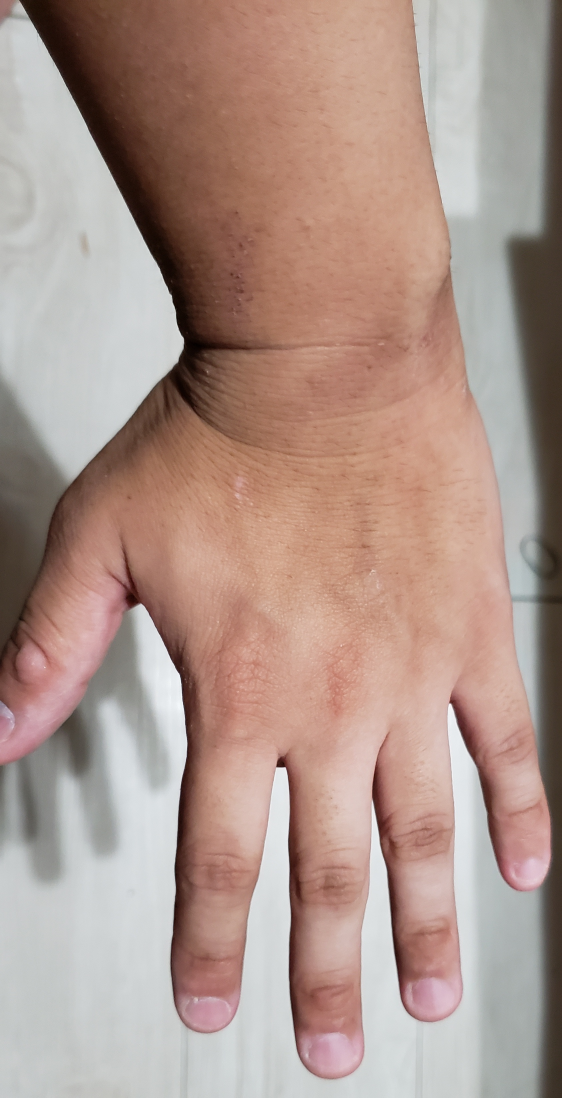
#> input picture images/20220919_233455.jpg, 1686 x 3292 px (shown at 1/3 size); its folder holds only this picture in this run
$ python pr.py
#> lines starting #> are read from the running program, lines starting #| are printed output that depends on the picture
import glob
import os
import cv2
import numpy as np
from PIL import Image
import os

imagePath="./images/*"
"""
#日本語のファイルを開くための処理
for before in befores:
    pil_img=Image.open(before) #Pillowで画像ファイルを開く
    img=np.array(pil_img)#Pillowからnumpyへ変換
    if img.ndim==3:
        img=cv2.cvtColor(img,cv2.COLOR_RGB2BGR)
    cv2.imshow("Image",img)
    cv2.waitKey(0)
    cv2.destroyAllWindows()
"""

files=[os.path.basename(f) for f in glob.glob(imagePath,recursive=True)
if os.path.isfile(f)]#imagesフォルダのファイルを取り出す

#imageフォルダ内の写真を全て15°傾ける処理
for number,file in enumerate(files):
    img=cv2.imread("./images/{}".format(file))#絶対パスのみ
#> img is the input picture: shape (3292, 1686, 3); mean B, G, R 140, 149.7, 174
    (h,w)=img.shape[:2]
#> h = 3292; w = 1686
    center=(w/2,h/2)
#> center = (843, 1646)
    angle=-15
    scale=1
    M=cv2.getRotationMatrix2D(center,angle,scale)
    img_rotate=cv2.warpAffine(img,M,(w,h))
    cv2.imwrite("./edited/rotated_15_image/15-{}-{}".format(number,file),img_rotate)#15°に変えた画像をrotated_15_imagesに保存
    cv2.imwrite("./all_edited_file/r15-{}-{}".format(number,file),img_rotate)
#imageフォルダ内の写真を全て30°傾ける処理
for number,file in enumerate(files):
    img=cv2.imread("./images/{}".format(file))#絶対パスのみ
    (h,w)=img.shape[:2]
    center=(w/2,h/2)
    angle=-30
    scale=1
    M=cv2.getRotationMatrix2D(center,angle,scale)
    img_rotate=cv2.warpAffine(img,M,(w,h))
    cv2.imwrite("./edited/rotated_30_image/30-{}-{}".format(number,file),img_rotate)#30°に変えた画像をrotated_30_imagesに保存
    cv2.imwrite("./all_edited_file/r30-{}-{}".format(number,file),img_rotate)

#imageフォルダ内の写真を全て45°傾ける処理
for number,file in enumerate(files):
    img=cv2.imread("./images/{}".format(file))#絶対パスのみ
    (h,w)=img.shape[:2]
    center=(w/2,h/2)
    angle=-45
    scale=1
    M=cv2.getRotationMatrix2D(center,angle,scale)
    img_rotate=cv2.warpAffine(img,M,(w,h))
    cv2.imwrite("./edited/rotated_45_image/45-{}-{}".format(number,file),img_rotate)#45°に変えた画像をrotated_45_imagesに保存
    cv2.imwrite("./all_edited_file/r45-{}-{}".format(number,file),img_rotate)

#imageフォルダ内の写真を全て60°傾ける処理
for number,file in enumerate(files):
    img=cv2.imread("./images/{}".format(file))#絶対パスのみ
    (h,w)=img.shape[:2]
    center=(w/2,h/2)
    angle=-60
    scale=1
    M=cv2.getRotationMatrix2D(center,angle,scale)
    img_rotate=cv2.warpAffine(img,M,(w,h))
    cv2.imwrite("./edited/rotated_60_image/60-{}-{}".format(number,file),img_rotate)#60°に変えた画像をrotated_60_imagesに保
    cv2.imwrite("./all_edited_file/r60-{}-{}".format(number,file),img_rotate)

#imageフォルダ内の写真を全て75°傾ける処理
for number,file in enumerate(files):
    img=cv2.imread("./images/{}".format(file))#絶対パスのみ
    (h,w)=img.shape[:2]
    center=(w/2,h/2)
    angle=-75
    scale=1
    M=cv2.getRotationMatrix2D(center,angle,scale)
    img_rotate=cv2.warpAffine(img,M,(w,h))
    cv2.imwrite("./edited/rotated_75_image/75-{}-{}".format(number,file),img_rotate)#75°に変えた画像をrotated_75_imagesに保存
    cv2.imwrite("./all_edited_file/r75-{}-{}".format(number,file),img_rotate)


#imageフォルダ内の写真を全て90°傾ける処理
for number,file in enumerate(files):
    img=cv2.imread("./images/{}".format(file))#絶対パスのみ
    img_rotate=cv2.rotate(img,cv2.ROTATE_90_CLOCKWISE)
#> img_rotate: shape (1686, 3292, 3)
    cv2.imwrite("./edited/rotated_90_image/90-{}-{}".format(number,file),img_rotate)#90°に変えた画像をrotated_90_imagesに保存
    cv2.imwrite("./all_edited_file/r90-{}-{}".format(number,file),img_rotate)

#imageフォルダ内の写真を全て105°傾ける処理
for number,file in enumerate(files):
    img=cv2.imread("./images/{}".format(file))#絶対パスのみ
    (h,w)=img.shape[:2]
    center=(w/2,h/2)
    angle=-105
    scale=1
    M=cv2.getRotationMatrix2D(center,angle,scale)
    img_rotate=cv2.warpAffine(img,M,(w,h))
#> img_rotate: shape (3292, 1686, 3)
    cv2.imwrite("./edited/rotated_105_image/105-{}-{}".format(number,file),img_rotate)#105°に変えた画像をrotated_105_imagesに保存
    cv2.imwrite("./all_edited_file/r105-{}-{}".format(number,file),img_rotate)

#imageフォルダ内の写真を全て120°傾ける処理
for number,file in enumerate(files):
    img=cv2.imread("./images/{}".format(file))#絶対パスのみ
    (h,w)=img.shape[:2]
    center=(w/2,h/2)
    angle=-120
    scale=1
    M=cv2.getRotationMatrix2D(center,angle,scale)
    img_rotate=cv2.warpAffine(img,M,(w,h))
    cv2.imwrite("./edited/rotated_120_image/120-{}-{}".format(number,file),img_rotate)#120°に変えた画像をrotated_120_imagesに保存
    cv2.imwrite("./all_edited_file/r120-{}-{}".format(number,file),img_rotate)

#imageフォルダ内の写真を全て135°傾ける処理
for number,file in enumerate(files):
    img=cv2.imread("./images/{}".format(file))#絶対パスのみ
    (h,w)=img.shape[:2]
    center=(w/2,h/2)
    angle=-135
    scale=1
    M=cv2.getRotationMatrix2D(center,angle,scale)
    img_rotate=cv2.warpAffine(img,M,(w,h))
    cv2.imwrite("./edited/rotated_135_image/135-{}-{}".format(number,file),img_rotate)#135°に変えた画像をrotated_135_imagesに保存
    cv2.imwrite("./all_edited_file/r135-{}-{}".format(number,file),img_rotate)

#imageフォルダ内の写真を全て150°傾ける処理
for number,file in enumerate(files):
    img=cv2.imread("./images/{}".format(file))#絶対パスのみ
    (h,w)=img.shape[:2]
    center=(w/2,h/2)
    angle=-150
    scale=1
    M=cv2.getRotationMatrix2D(center,angle,scale)
    img_rotate=cv2.warpAffine(img,M,(w,h))
    cv2.imwrite("./edited/rotated_150_image/150-{}-{}".format(number,file),img_rotate)#150°に変えた画像をrotated_150_imagesに保存
    cv2.imwrite("./all_edited_file/r150-{}-{}".format(number,file),img_rotate)

#imageフォルダ内の写真を全て165°傾ける処理
for number,file in enumerate(files):
    img=cv2.imread("./images/{}".format(file))#絶対パスのみ
    (h,w)=img.shape[:2]
    center=(w/2,h/2)
    angle=-165
    scale=1
    M=cv2.getRotationMatrix2D(center,angle,scale)
    img_rotate=cv2.warpAffine(img,M,(w,h))
    cv2.imwrite("./edited/rotated_165_image/165-{}-{}".format(number,file),img_rotate)#165°に変えた画像をrotated_165_imagesに保存
    cv2.imwrite("./all_edited_file/r165-{}-{}".format(number,file),img_rotate)


#imageフォルダ内の写真を全て180°傾ける処理
for number,file in enumerate(files):
    img=cv2.imread("./images/{}".format(file))
    img_rotate=cv2.rotate(img,cv2.ROTATE_180)
    cv2.imwrite("./edited/rotated_180_image/180-{}-{}".format(number,file),img_rotate)#180°に変えた画像をrotated_180_imagesに保存
    cv2.imwrite("./all_edited_file/r180-{}-{}".format(number,file),img_rotate)

#imageフォルダ内の写真を全て195°傾ける処理
for number,file in enumerate(files):
    img=cv2.imread("./images/{}".format(file))#絶対パスのみ
    (h,w)=img.shape[:2]
    center=(w/2,h/2)
    angle=-195
    scale=1
    M=cv2.getRotationMatrix2D(center,angle,scale)
    img_rotate=cv2.warpAffine(img,M,(w,h))
    cv2.imwrite("./edited/rotated_195_image/195-{}-{}".format(number,file),img_rotate)#195°に変えた画像をrotated_195_imagesに保存
    cv2.imwrite("./all_edited_file/r195-{}-{}".format(number,file),img_rotate)

#imageフォルダ内の写真を全て210°傾ける処理
for number,file in enumerate(files):
    img=cv2.imread("./images/{}".format(file))#絶対パスのみ
    (h,w)=img.shape[:2]
    center=(w/2,h/2)
    angle=-210
    scale=1
    M=cv2.getRotationMatrix2D(center,angle,scale)
    img_rotate=cv2.warpAffine(img,M,(w,h))
    cv2.imwrite("./edited/rotated_210_image/210-{}-{}".format(number,file),img_rotate)#210°に変えた画像をrotated_210_imagesに保存
    cv2.imwrite("./all_edited_file/r210-{}-{}".format(number,file),img_rotate)

#imageフォルダ内の写真を全て225°傾ける処理
for number,file in enumerate(files):
    img=cv2.imread("./images/{}".format(file))#絶対パスのみ
    (h,w)=img.shape[:2]
    center=(w/2,h/2)
    angle=-225
    scale=1
    M=cv2.getRotationMatrix2D(center,angle,scale)
    img_rotate=cv2.warpAffine(img,M,(w,h))
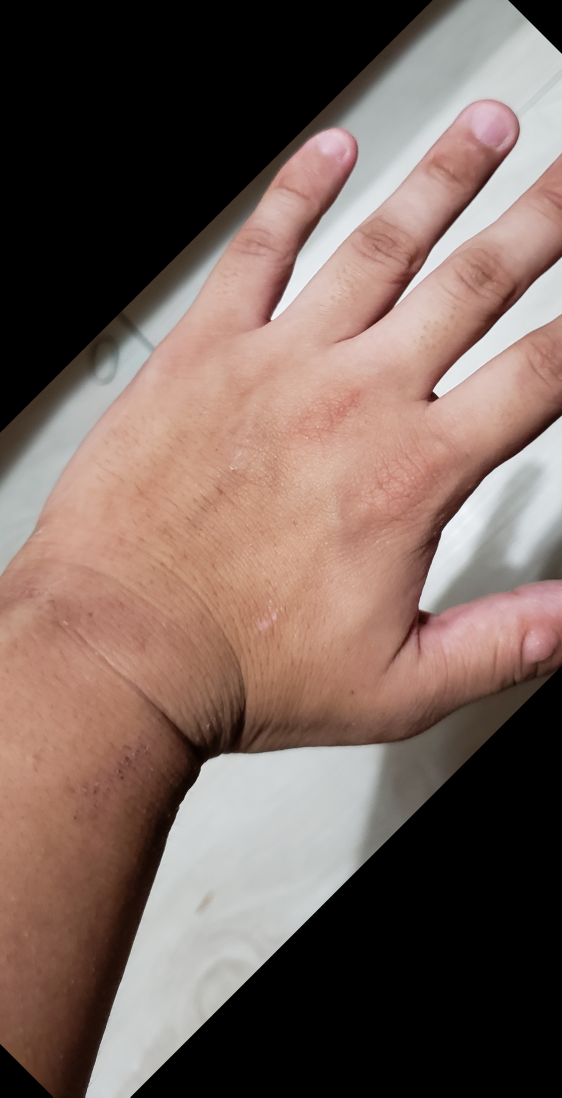
#> img_rotate: shape (3292, 1686, 3) (shown at 1/3 size); mean B, G, R 91.6, 99.3, 119.2
    cv2.imwrite("./edited/rotated_225_image/225-{}-{}".format(number,file),img_rotate)#225°に変えた画像をrotated_225_imagesに保存
    cv2.imwrite("./all_edited_file/r255-{}-{}".format(number,file),img_rotate)

#imageフォルダ内の写真を全240°傾ける処理
for number,file in enumerate(files):
    img=cv2.imread("./images/{}".format(file))#絶対パスのみ
    (h,w)=img.shape[:2]
    center=(w/2,h/2)
    angle=-240
    scale=1
    M=cv2.getRotationMatrix2D(center,angle,scale)
    img_rotate=cv2.warpAffine(img,M,(w,h))
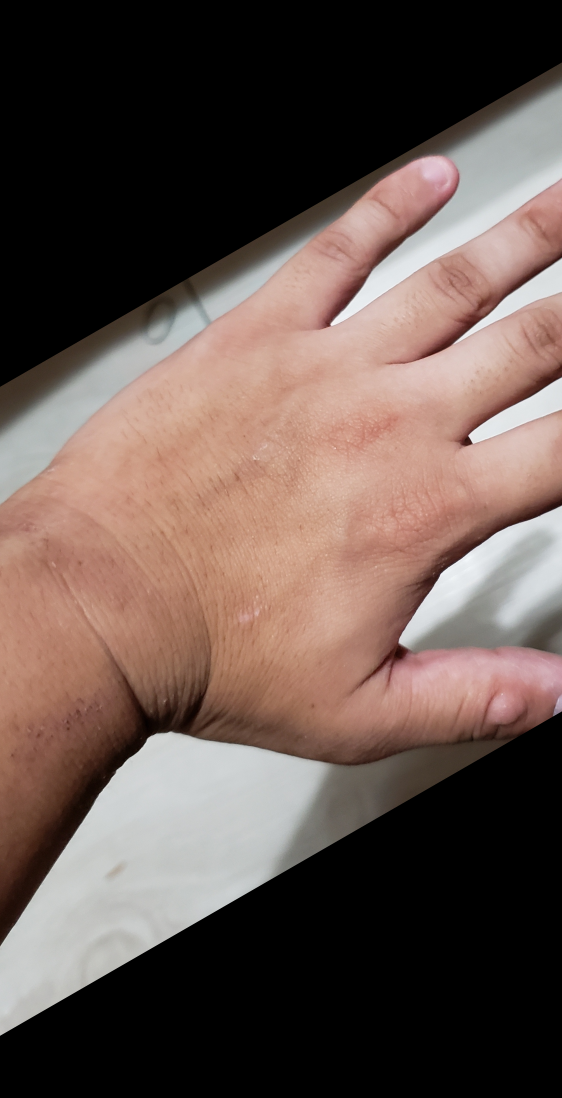
#> img_rotate: shape (3292, 1686, 3) (shown at 1/3 size); mean B, G, R 78.9, 85.6, 102.8
    cv2.imwrite("./edited/rotated_240_image/240-{}-{}".format(number,file),img_rotate)#240°に変えた画像をrotated_240_imagesに保存
    cv2.imwrite("./all_edited_file/r240-{}-{}".format(number,file),img_rotate)

#imageフォルダ内の写真を全て255°傾ける処理
for number,file in enumerate(files):
    img=cv2.imread("./images/{}".format(file))#絶対パスのみ
    (h,w)=img.shape[:2]
    center=(w/2,h/2)
    angle=-255
    scale=1
    M=cv2.getRotationMatrix2D(center,angle,scale)
    img_rotate=cv2.warpAffine(img,M,(w,h))
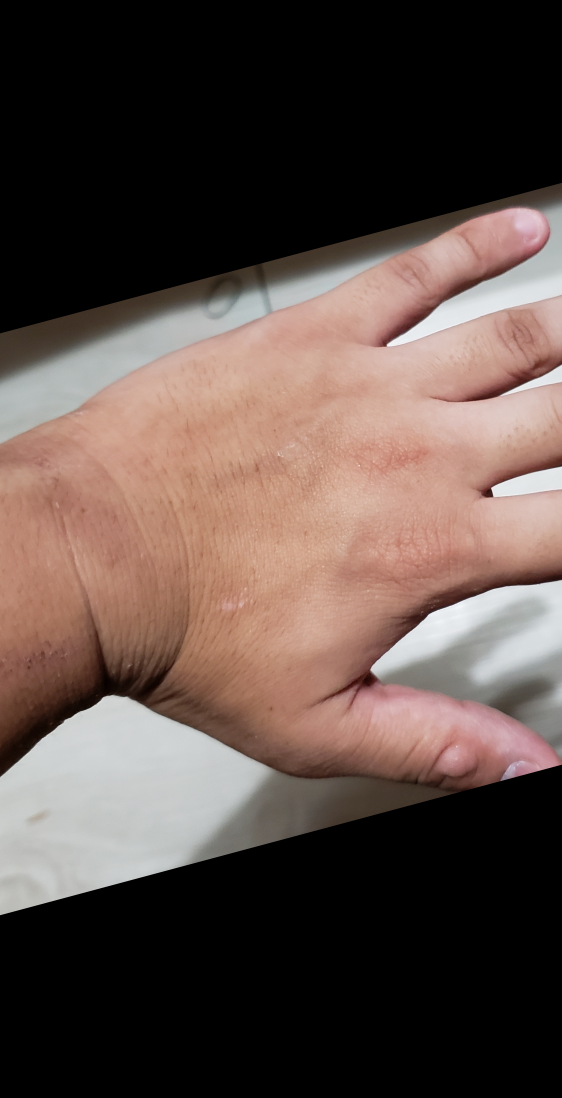
#> img_rotate: shape (3292, 1686, 3) (shown at 1/3 size); mean B, G, R 70.4, 76.6, 92.6
    cv2.imwrite("./edited/rotated_255_image/255-{}-{}".format(number,file),img_rotate)#255°に変えた画像をrotated_255_imagesに保存
    cv2.imwrite("./all_edited_file/r255-{}-{}".format(number,file),img_rotate)


#imageフォルダ内の写真を全て270°傾ける処理
for number,file in enumerate(files):
    img=cv2.imread("./images/{}".format(file))
    img_rotate=cv2.rotate(img,cv2.ROTATE_90_COUNTERCLOCKWISE)
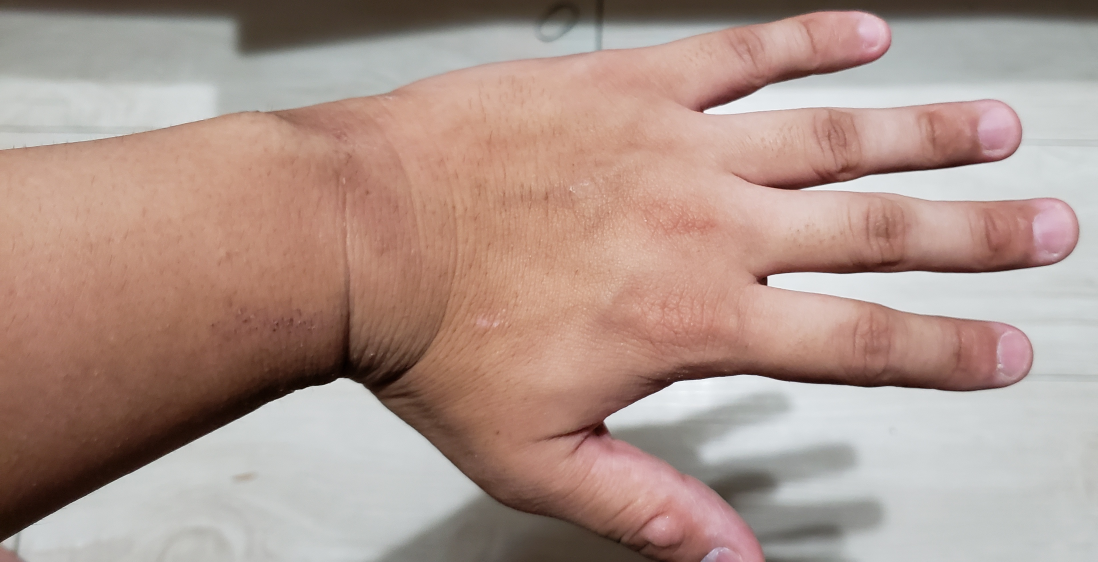
#> img_rotate: shape (1686, 3292, 3) (shown at 1/3 size); mean B, G, R 140, 149.7, 174
    cv2.imwrite("./edited/rotated_270_image/270-{}-{}".format(number,file),img_rotate)#270°に変えた画像をrotated_270_imagesに保存
    cv2.imwrite("./all_edited_file/r270-{}-{}".format(number,file),img_rotate)

    #imageフォルダ内の写真を全て285°傾ける処理
for number,file in enumerate(files):
    img=cv2.imread("./images/{}".format(file))#絶対パスのみ
    (h,w)=img.shape[:2]
    center=(w/2,h/2)
    angle=-285
    scale=1
    M=cv2.getRotationMatrix2D(center,angle,scale)
    img_rotate=cv2.warpAffine(img,M,(w,h))
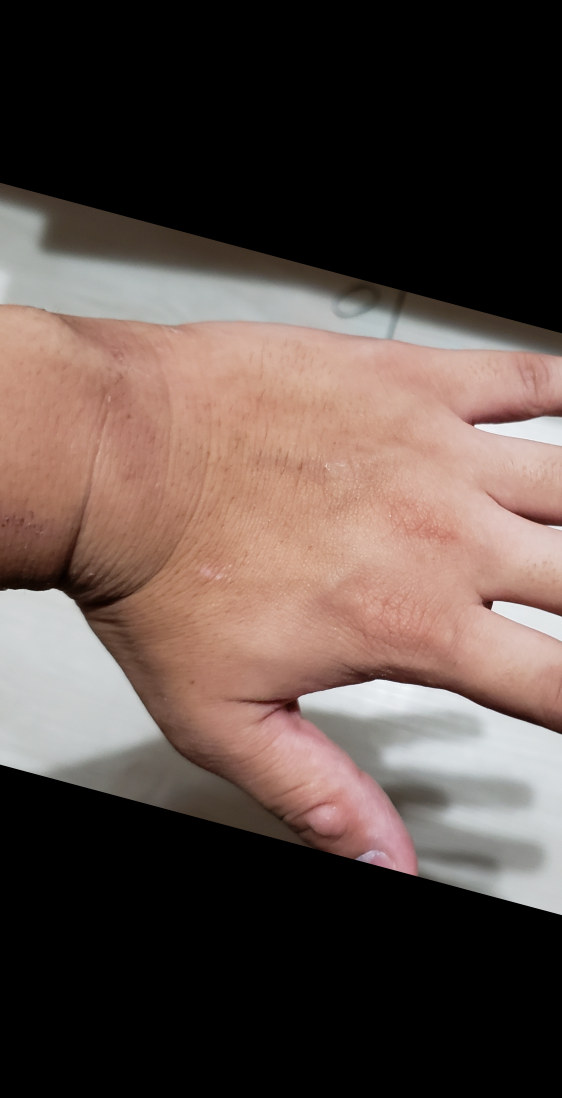
#> img_rotate: shape (3292, 1686, 3) (shown at 1/3 size); mean B, G, R 70, 76.3, 91.9
    cv2.imwrite("./edited/rotated_285_image/285-{}-{}".format(number,file),img_rotate)#285°に変えた画像をrotated_285_imagesに保存
    cv2.imwrite("./all_edited_file/r285-{}-{}".format(number,file),img_rotate)

#imageフォルダ内の写真を全て300°傾ける処理
for number,file in enumerate(files):
    img=cv2.imread("./images/{}".format(file))#絶対パスのみ
    (h,w)=img.shape[:2]
    center=(w/2,h/2)
    angle=-300
    scale=1
    M=cv2.getRotationMatrix2D(center,angle,scale)
    img_rotate=cv2.warpAffine(img,M,(w,h))
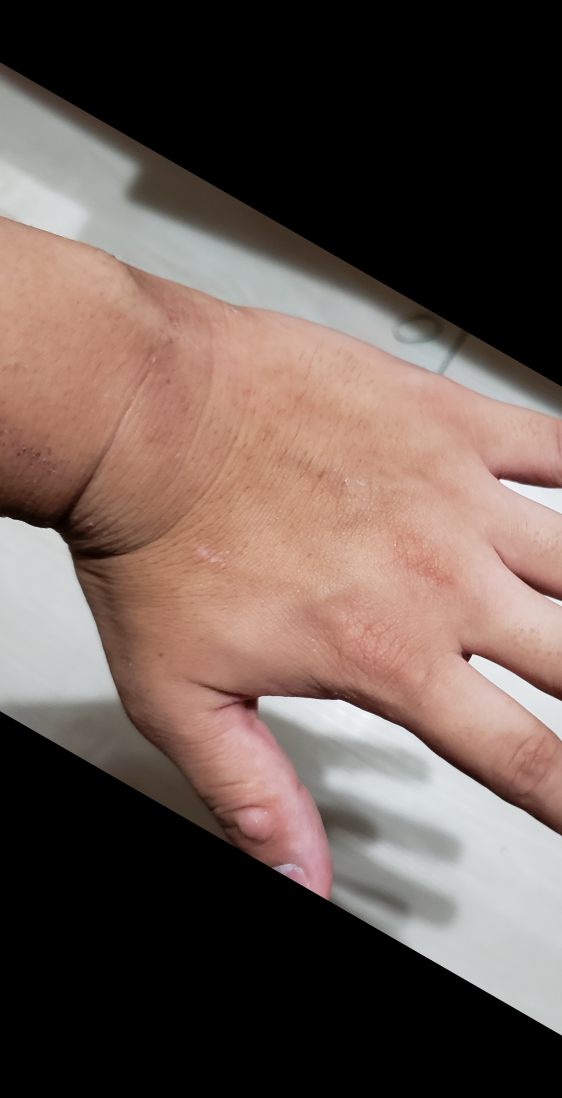
#> img_rotate: shape (3292, 1686, 3) (shown at 1/3 size); mean B, G, R 79.9, 86.6, 103.1
    cv2.imwrite("./edited/rotated_300_image/300-{}-{}".format(number,file),img_rotate)#300°に変えた画像をrotated_300_imagesに保存
    cv2.imwrite("./all_edited_file/r300-{}-{}".format(number,file),img_rotate)

#imageフォルダ内の写真を全て315°傾ける処理
for number,file in enumerate(files):
    img=cv2.imread("./images/{}".format(file))#絶対パスのみ
    (h,w)=img.shape[:2]
    center=(w/2,h/2)
    angle=-315
    scale=1
    M=cv2.getRotationMatrix2D(center,angle,scale)
    img_rotate=cv2.warpAffine(img,M,(w,h))
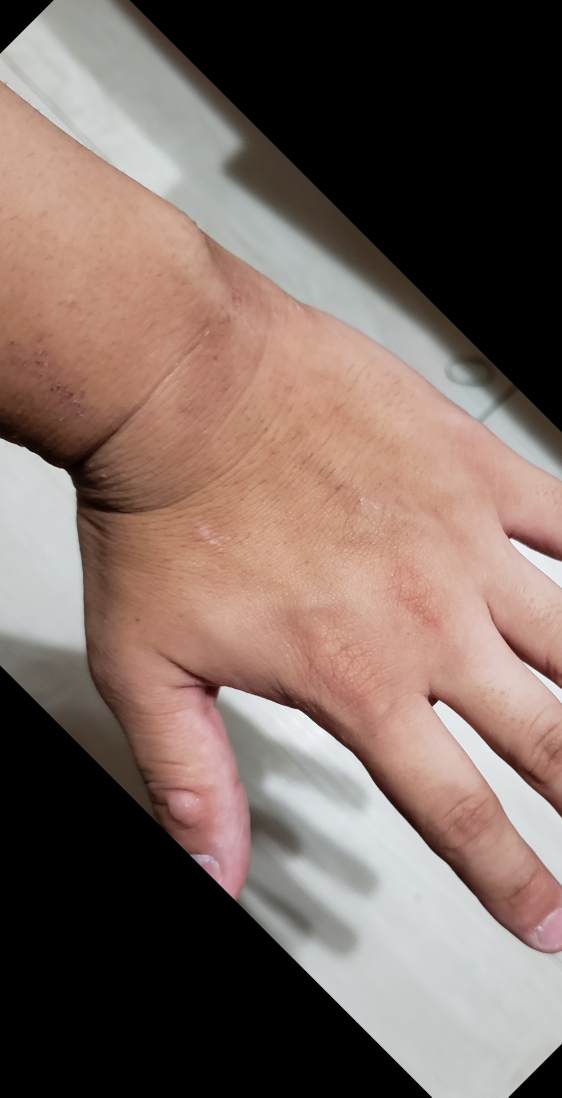
#> img_rotate: shape (3292, 1686, 3) (shown at 1/3 size); mean B, G, R 95.8, 103.4, 121.9
    cv2.imwrite("./edited/rotated_315_image/315-{}-{}".format(number,file),img_rotate)#315°に変えた画像をrotated_315_imagesに保存
    cv2.imwrite("./all_edited_file/r315-{}-{}".format(number,file),img_rotate)


for number,file in enumerate(files):
    img=cv2.imread("./images/{}".format(file))#絶対パスのみ
    (h,w)=img.shape[:2]
    center=(w/2,h/2)
    angle=0
    scale=1
    M=cv2.getRotationMatrix2D(center,angle,scale)
#> M = [[1, 0, 0], [0, 1, 0]]
    img_rotate=cv2.warpAffine(img,M,(w,h))#0°
    cv2.imwrite("./all_edited_file/r0-{}-{}".format(number,file),img_rotate)
